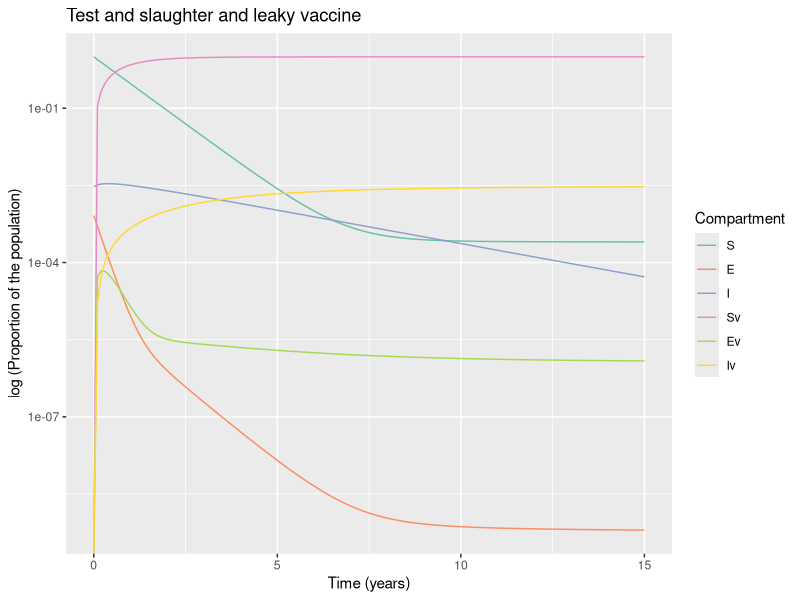

Write the R code that produced this figure.
# LOAD THE PACKAGES:
library(deSolve)
library(reshape2)
library(ggplot2)


# MODEL INPUTS:

initial_state_values <- c(S = 1224000- 4672,
                          E = 1000,        
                          I = 3672,        
                          Sv = 0,      
                          Ev = 0,
                          Iv = 0)      

# Parameters
#R0=0.42

parameters <- c(beta = 0.01,     # the infection rate in units of years^-1  5.2
                delta = 0.01*365,     # the latency period in units of years^-1 
                c_s = 0.39,       # the reduction in the force of infection
                # acting on those vaccinated
                c_i = 0.39,# the reduction in the infectivity of vaccinated infected bovines  
                u = 1/5,#death rate in units of years^-1 
                a = 0.1, #testing rate in units of years^-1
                b = 1/5, #birth rate in units of years^-1
                vc = 1,  # vaccination rate
                w = 0.0009 ) #wildife infection rate 0.131
              
             

# TIMESTEPS:

# Sequence of timesteps to solve the model at
times <- seq(from = 0, to = 15, by =0.1)#from 0 to 15 years, daily intervalS
# MODEL FUNCTION: 

vaccine_model <- function(time, state, parameters) {  
  
  with(as.list(c(state, parameters)), {    
    
    # Defining lambda as a function of beta and E:
    N <- S + E + I + Sv + Ev + Iv 
    lambda <- beta * I/N + c_i * beta * Iv/N 
    # the Ev compartment gets c_i times less infected than the E compartment
    
    
    # The differential equations
    dS <- -lambda * S - u * S - S * w - vc * S + (b * N * (1-vc))+ a * I + a * Iv
    dE <- lambda * S - delta * E - u * E - vc * E 
    dI <- delta * E - a * I - u * I + S * w 
    dSv <- -c_s * lambda * Sv - u * Sv + vc * S  + b * N * vc - Sv * w            
    dEv <- c_s * lambda * Sv - delta * Ev - u * Ev + vc * E 
    dIv <- delta * Ev - a * Iv - u * Iv + Sv * w 
    
    return(list(c(dS, dE, dI, dSv, dEv, dIv))) 
  })
  
}

# MODEL OUTPUT:

# Solving the differential equations using the ode integration algorithm
output <- as.data.frame(ode(y = initial_state_values, 
                            times = times, 
                            func = vaccine_model,
                            parms = parameters))

# PLOT THE OUTPUT

# turn output dataset into long format
output_long <- melt(as.data.frame(output), id = "time")

# Adding a column for the prevalence proportion to the long-format output
output_long$prevalence <- output_long$value/sum(initial_state_values)

# Plot the number in each compartment over time
ggplot(data = output_long,                                               
       aes(x = time, y = prevalence, colour = variable, group = variable)) +  
  geom_line() +                                                          
  xlab("Time (years)")+                                                   
  ylab("log (Proportion of the population)") +
  labs(title = paste("Test and slaughter and leaky vaccine"), 
       colour = "Compartment") +
  scale_colour_brewer(palette = "Set2") +
  scale_y_continuous(trans='log10')

#install.packages("gridExtra")
#install.packages("egg")
#incidence<- diff(output_long$value[output_long$variable=="T"])
#plot(incidence)
#lambda <- 5.2/2 * (output_long$value[output_long$variable=="I"])
